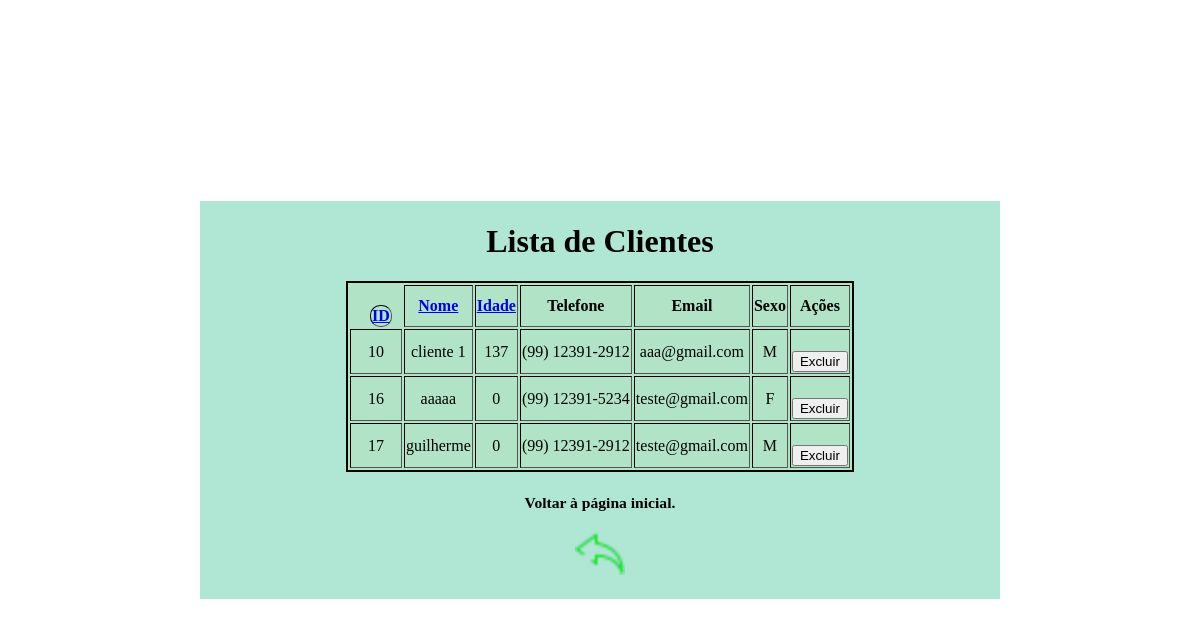
/gerenciar-clientes, run on an earlier commit of the app's database.
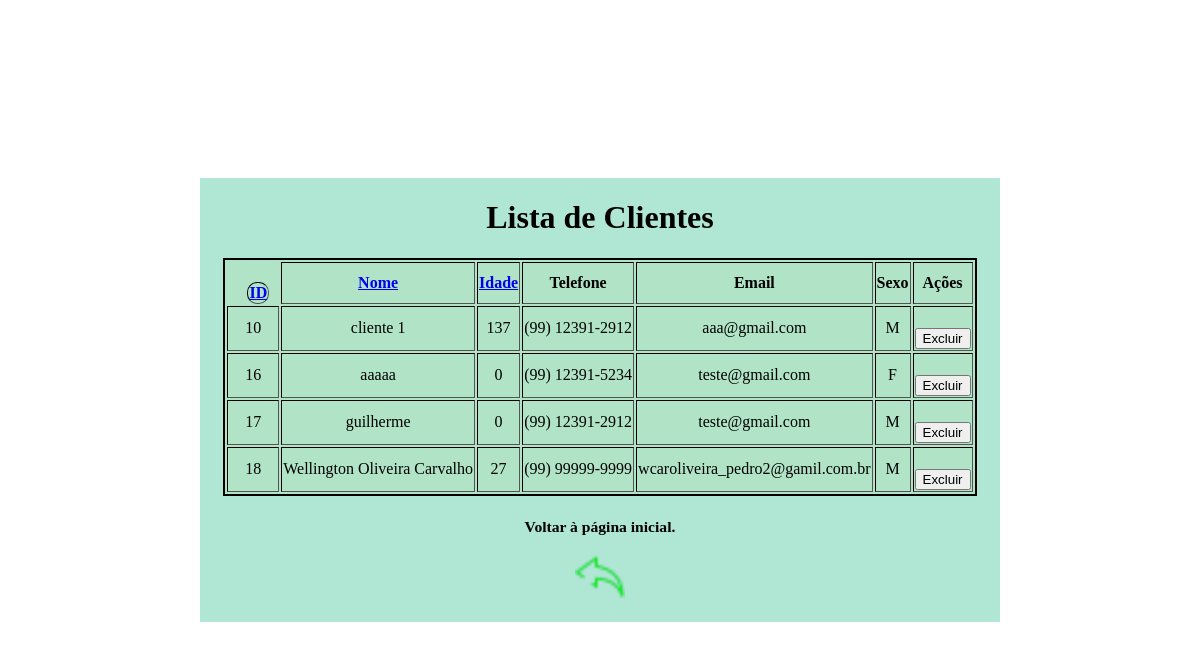
And on a later commit of the database.
### tables this page shows
CREATE TABLE clientes (
                id INTEGER PRIMARY KEY AUTOINCREMENT, 
                nome TEXT NOT NULL, 
                idade INTEGER NOT NULL,
                telefone TEXT,
                email TEXT,
                sexo TEXT CHECK (sexo IN ('M', 'F'))
        );

### app/controllers.py (the view)
    @app.route("/gerenciar-clientes")
    def gerenciar_clientes():
        return views.gerenciar_clientes()

### app/models.py (called while the page is built)
def conectar():
    conexao = sqlite3.connect("cadastro_clientes.db")
    return conexao

def buscar_clientes_ordenado(campo='id', busca='', ordem=True):
    conexao = conectar()
    conexao.row_factory = sqlite3.Row
    cursor = conexao.cursor()
    direcao = 'ASC' if ordem else 'DESC'
    campos_validos = ['id', 'nome', 'idade', 'sexo', 'email']
    if campo not in campos_validos:
        campo = 'id'
    query = f"""
        SELECT * FROM clientes
        WHERE nome LIKE ? OR email LIKE ?
        ORDER BY {campo} {direcao}
    """
    cursor.execute(query, (f'%{busca}%', f'%{busca}%'))
    clientes = cursor.fetchall()
    cursor.close()
    conexao.close()
    return clientes

### app/views.py (called while the page is built)
def gerenciar_clientes():
    try:
        campo = request.args.get("campo", "id")
        ordem = request.args.get("ordem", "asc")
        ordem_bool = True if ordem == "asc" else False
        clientes = models.buscar_clientes_ordenado(campo=campo, ordem=ordem_bool)
        return render_template('gerenciar_cliente.html', clientes=clientes, campo=campo, ordem=ordem)
    except Exception as e:
        return f"Erro ao buscar clientes: {str(e)}", 500

### app/templates/gerenciar_cliente.html (shortened to what this page needs)
<!DOCTYPE html>
<html lang="pt-br">
<head>
    <link rel="stylesheet" href="{{ url_for('static', filename='style.css') }}">
</head>
<body>
    <div class="container01">
        <h1 class="h101">Lista de Clientes</h1>
        <table border="1">
            <thead>
                <tr>
                    <th class="th">
                        <a href="{{ url_for('gerenciar_clientes', campo='id', ordem='desc' if campo == 'id' and ordem == 'asc' else 'asc') }}">
                            ID
                        </a>
                    </th>
                    <th>
                        <a href="{{ url_for('gerenciar_clientes', campo='nome', ordem='desc' if campo == 'nome' and ordem == 'asc' else 'asc') }}">
                            Nome
                        </a>
                    </th>
                    <th>
                        <a href="{{ url_for('gerenciar_clientes', campo='idade', ordem='desc' if campo == 'idade' and ordem == 'asc' else 'asc') }}">
                            Idade
                        </a>
                    </th>
                    <th>Telefone</th>
                    <th>Email</th>
                    <th>Sexo</th>
                    <th>Ações</th>
                </tr>
            </thead>
            <tbody>
                {% for cliente in clientes %}
                <tr>
                    <td>{{ cliente.id }}</td>
                    <td>{{ cliente.nome }}</td>
                    <td>{{ cliente.idade }}</td>
                    <td>{{ cliente.telefone }}</td>
                    <td>{{ cliente.email }}</td>
                    <td>{{ cliente.sexo }}</td>
                    <td>
                        <form action="{{ url_for('deletar_cliente', id=cliente.id) }}" method="post" onsubmit="return confirm('Tem certeza que deseja excluir este cliente?');">
                            <button type="submit">Excluir</button>
                        </form>
                    </td>
                </tr>
                {% endfor %}
            </tbody>
        </table>
        <h3>
            <p><small>Voltar à página inicial.</small></p>
            <p>
                <a href="{{ url_for('pagina_inicial') }}" rel="prev">
                    <img src="{{ url_for('static', filename='imagem/setade voltar.png') }}" alt="Setade voltar">
                </a>
            </p>
        </h3>
    </div>
</body>
</html>

### app/static/style.css (style rules this page uses)
body { margin: 0; padding: 0; display: flex; justify-content: center; align-items: center; height: 100vh; }
.container01 { text-align: center; background-color: rgb(176, 230, 212); width: 500px; width: 80%; max-width: 800px; }
.th { display: flex; flex-direction: column; gap: 50px; border-radius: 10px; margin-top: 20px; margin-left: 20px; margin-right: 10px; }
table { margin-left: auto; margin-right: auto; border: 2px solid #000000; table-layout: auto; background-color: #b1e4c6; }
form { display: flex; flex-direction: column; gap: 10px; margin-top: 20px; font-family: 'Times New Roman', Times, serif; font-size: 1em; }

What changed in the data, as far as the page shows it:
added clientes: id "18", nome "Wellington Oliveira Carvalho", idade "27", telefone "(99) 99999-9999", email "wcaroliveira_pedro2@gamil.com.br", sexo "M"
